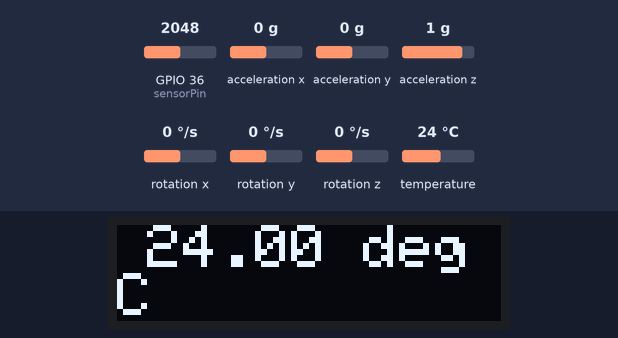
Recording of a sketch running on a simulated ESP32. Shown: 128×32 one-colour display. Inputs (shaded band) come from the test bench; at power-on: temperature 24 °C, GPIO 36 (sensorPin) = 2048, acceleration x 0 g, acceleration y 0 g, acceleration z 1 g, rotation x 0 °/s, rotation y 0 °/s, rotation z 0 °/s. USB keyboard and mouse output is not drawn.

Above: at 1.2 s.
1.3 s: temperature set to 12 °C
At 2.2 s:
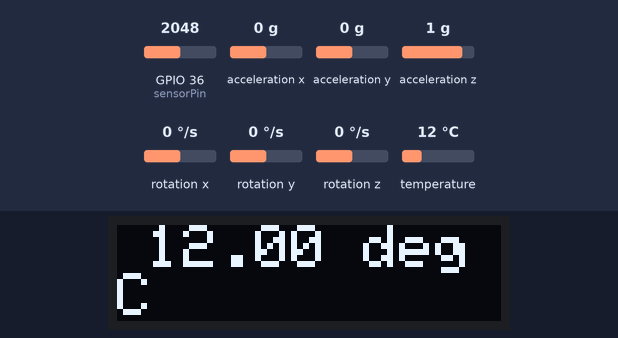
3.0 s: temperature set to 19 °C
At 4.2 s:
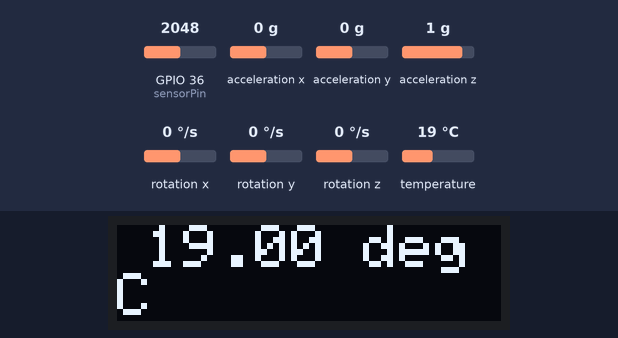
4.5 s: temperature set to 28 °C
At 5.2 s:
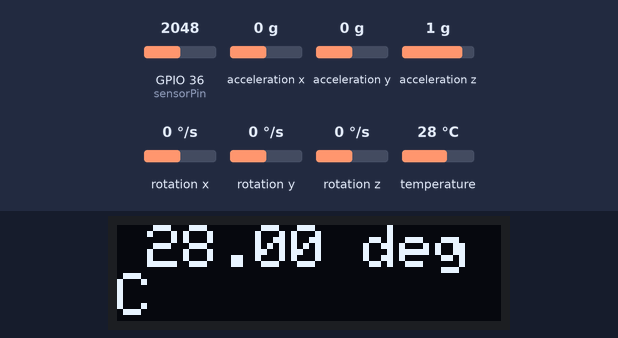
Timing chart, 0 to 7.5 s (numbered marks = the images above; inputs shaded):
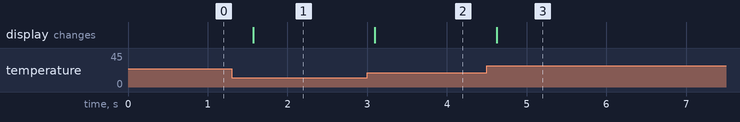

The sketch:

BLE_AIR_MOUSE.ino
```cpp
/**
 * This example turns the ESP32 into a Bluetooth LE mouse that continuously moves the mouse.
 */
#include <BleMouse.h>
#include <Adafruit_MPU6050.h>
#include <Adafruit_Sensor.h>
#include <Wire.h>
#include <Adafruit_GFX.h>
#include <Adafruit_SSD1306.h>
#define SCREEN_WIDTH 128
#define SCREEN_HEIGHT 32


Adafruit_MPU6050 mpu;
BleMouse bleMouse;

Adafruit_SSD1306 display(SCREEN_WIDTH, SCREEN_HEIGHT, &Wire, -1);

#define NUMFLAKES     10 // Number of snowflakes in the animation example
int previous = 0;
int sensorPin = A0;


void setup() {
  //Serial.begin(115200);
  //Serial.println("Starting BLE work!");

  Wire.begin(5,4);
  bleMouse.begin();
  if (!mpu.begin()) {
    while (1) {
      delay(10);
      }
    }

    if(!display.begin(SSD1306_SWITCHCAPVCC, 0x3C, false, false)) {
      while (1) {
      delay(10);
      }
    }

  //Serial.println("MPU6050 Found!");

  mpu.setAccelerometerRange(MPU6050_RANGE_8_G);
switch (mpu.getAccelerometerRange()) {
  case MPU6050_RANGE_2_G:
    break;
  case MPU6050_RANGE_4_G:
    break;
  case MPU6050_RANGE_8_G:
    break;
  case MPU6050_RANGE_16_G:
    break;
  }

  mpu.setGyroRange(MPU6050_RANGE_500_DEG);
  switch (mpu.getGyroRange()) {
  case MPU6050_RANGE_250_DEG:
    break;
  case MPU6050_RANGE_500_DEG:
    break;
  case MPU6050_RANGE_1000_DEG:
    break;
  case MPU6050_RANGE_2000_DEG:
    break;
  }

  mpu.setFilterBandwidth(MPU6050_BAND_21_HZ);
  switch (mpu.getFilterBandwidth()) {
  case MPU6050_BAND_260_HZ:
    break;
  case MPU6050_BAND_184_HZ:
    break;
  case MPU6050_BAND_94_HZ:
    break;
  case MPU6050_BAND_44_HZ:
    break;
  case MPU6050_BAND_21_HZ:
    break;
  case MPU6050_BAND_10_HZ:
    break;
  case MPU6050_BAND_5_HZ:
    break;
  }


} //END SETUP


void loop() {
  sensors_event_t a, g, temp;

mpu.getEvent(&a, &g, &temp);

    /************************************/
  if(temp.temperature != previous) {
   // Clear the buffer.
  display.clearDisplay();

  // Draw temperature
    display.setTextSize(2); // Draw 2X-scale text
  display.setTextColor(SSD1306_WHITE);
  display.setCursor(10, 0);
  display.print(temp.temperature);
  display.println(F(" degC"));
  display.display();      // Show initial text
  previous = temp.temperature;
  }
  /************************************/

  if(bleMouse.isConnected())
  {

   bleMouse.move(a.acceleration.x,a.acceleration.y);

   if (analogRead(sensorPin) > 10)
     {
     delay(200);
     if (analogRead(sensorPin) > 10)
      {
       bleMouse.click(MOUSE_LEFT);
      }
     }
  }
  delay(100);

}//******************** END LOOP
```

Measured:
- after the input at 1.3 s, the display: changes after 0.27 s (image 1)
- after the input at 3.0 s, the display: changes after 0.10 s (image 2)
- after the input at 4.5 s, the display: changes after 0.12 s (image 3)
